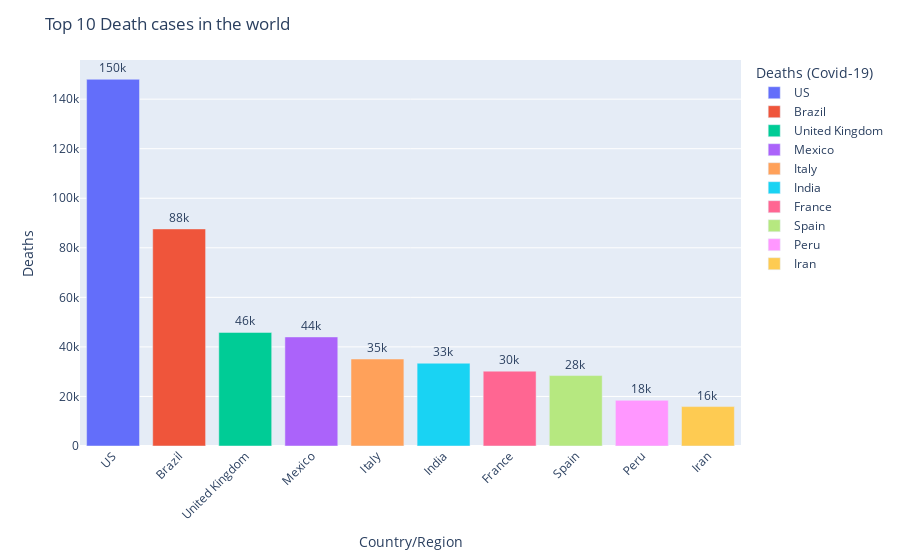

Write notebook code for a chart like this one.
### Markdown cell above
Top 10 Deaths reported countries in the world

### Code cell
#dislay deaths in first 10 countries 
df = df.sort_values("Deaths", ascending = False)
fig = px.bar(df.head(10), y = "Deaths", x = "Country/Region",
            text = "Deaths", color = "Country/Region")
#total values bar with 2 precision values
fig.update_traces(texttemplate = "%{text:.2s}", textposition = "outside")
#set fontsize and uniformText
fig.update_layout(uniformtext_minsize = 8)
#rotate label 45 degrees
fig.update_layout(xaxis_tickangle=-45)
fig.update_layout(legend_title_text='Deaths (Covid-19)')
fig.update_layout(title_text='Top 10 Death cases in the world')
fig

### Figure 1 — Plotly figure (JSON) as saved in the notebook; plotly's stock layout.template omitted (floating-point values rounded to 4 significant figures)
{"data": [{"alignmentgroup": "True", "hovertemplate": "Country/Region=%{x}<br>Deaths=%{text}<extra></extra>", "legendgroup": "US", "marker": {"color": "#636efa"}, "name": "US", "offsetgroup": "US", "orientation": "v", "showlegend": true, "text": [148011], "textposition": "outside", "texttemplate": "%{text:.2s}", "type": "bar", "x": ["US"], "xaxis": "x", "y": [148011], "yaxis": "y"}, {"alignmentgroup": "True", "hovertemplate": "Country/Region=%{x}<br>Deaths=%{text}<extra></extra>", "legendgroup": "Brazil", "marker": {"color": "#EF553B"}, "name": "Brazil", "offsetgroup": "Brazil", "orientation": "v", "showlegend": true, "text": [87618], "textposition": "outside", "texttemplate": "%{text:.2s}", "type": "bar", "x": ["Brazil"], "xaxis": "x", "y": [87618], "yaxis": "y"}, {"alignmentgroup": "True", "hovertemplate": "Country/Region=%{x}<br>Deaths=%{text}<extra></extra>", "legendgroup": "United Kingdom", "marker": {"color": "#00cc96"}, "name": "United Kingdom", "offsetgroup": "United Kingdom", "orientation": "v", "showlegend": true, "text": [45844], "textposition": "outside", "texttemplate": "%{text:.2s}", "type": "bar", "x": ["United Kingdom"], "xaxis": "x", "y": [45844], "yaxis": "y"}, {"alignmentgroup": "True", "hovertemplate": "Country/Region=%{x}<br>Deaths=%{text}<extra></extra>", "legendgroup": "Mexico", "marker": {"color": "#ab63fa"}, "name": "Mexico", "offsetgroup": "Mexico", "orientation": "v", "showlegend": true, "text": [44022], "textposition": "outside", "texttemplate": "%{text:.2s}", "type": "bar", "x": ["Mexico"], "xaxis": "x", "y": [44022], "yaxis": "y"}, {"alignmentgroup": "True", "hovertemplate": "Country/Region=%{x}<br>Deaths=%{text}<extra></extra>", "legendgroup": "Italy", "marker": {"color": "#FFA15A"}, "name": "Italy", "offsetgroup": "Italy", "orientation": "v", "showlegend": true, "text": [35112], "textposition": "outside", "texttemplate": "%{text:.2s}", "type": "bar", "x": ["Italy"], "xaxis": "x", "y": [35112], "yaxis": "y"}, {"alignmentgroup": "True", "hovertemplate": "Country/Region=%{x}<br>Deaths=%{text}<extra></extra>", "legendgroup": "India", "marker": {"color": "#19d3f3"}, "name": "India", "offsetgroup": "India", "orientation": "v", "showlegend": true, "text": [33408], "textposition": "outside", "texttemplate": "%{text:.2s}", "type": "bar", "x": ["India"], "xaxis": "x", "y": [33408], "yaxis": "y"}, {"alignmentgroup": "True", "hovertemplate": "Country/Region=%{x}<br>Deaths=%{text}<extra></extra>", "legendgroup": "France", "marker": {"color": "#FF6692"}, "name": "France", "offsetgroup": "France", "orientation": "v", "showlegend": true, "text": [30212], "textposition": "outside", "texttemplate": "%{text:.2s}", "type": "bar", "x": ["France"], "xaxis": "x", "y": [30212], "yaxis": "y"}, {"alignmentgroup": "True", "hovertemplate": "Country/Region=%{x}<br>Deaths=%{text}<extra></extra>", "legendgroup": "Spain", "marker": {"color": "#B6E880"}, "name": "Spain", "offsetgroup": "Spain", "orientation": "v", "showlegend": true, "text": [28432], "textposition": "outside", "texttemplate": "%{text:.2s}", "type": "bar", "x": ["Spain"], "xaxis": "x", "y": [28432], "yaxis": "y"}, {"alignmentgroup": "True", "hovertemplate": "Country/Region=%{x}<br>Deaths=%{text}<extra></extra>", "legendgroup": "Peru", "marker": {"color": "#FF97FF"}, "name": "Peru", "offsetgroup": "Peru", "orientation": "v", "showlegend": true, "text": [18418], "textposition": "outside", "texttemplate": "%{text:.2s}", "type": "bar", "x": ["Peru"], "xaxis": "x", "y": [18418], "yaxis": "y"}, {"alignmentgroup": "True", "hovertemplate": "Country/Region=%{x}<br>Deaths=%{text}<extra></extra>", "legendgroup": "Iran", "marker": {"color": "#FECB52"}, "name": "Iran", "offsetgroup": "Iran", "orientation": "v", "showlegend": true, "text": [15912], "textposition": "outside", "texttemplate": "%{text:.2s}", "type": "bar", "x": ["Iran"], "xaxis": "x", "y": [15912], "yaxis": "y"}], "layout": {"barmode": "relative", "legend": {"title": {"text": "Deaths (Covid-19)"}, "tracegroupgap": 0}, "margin": {"t": 60}, "title": {"text": "Top 10 Death cases in the world"}, "uniformtext": {"minsize": 8}, "xaxis": {"anchor": "y", "categoryarray": ["US", "Brazil", "United Kingdom", "Mexico", "Italy", "India", "France", "Spain", "Peru", "Iran"], "categoryorder": "array", "domain": [0, 1], "tickangle": -45, "title": {"text": "Country/Region"}}, "yaxis": {"anchor": "x", "domain": [0, 1], "title": {"text": "Deaths"}}}}
